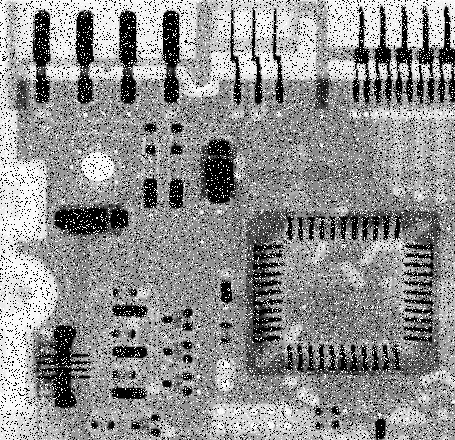
#> input picture 4-Image Processing/6_NoisyReuction/input/noise_1.png, 455 x 440 px
$ python noise_reduction.py
#> lines starting #> are read from the running program, lines starting #| are printed output that depends on the picture
import cv2
import numpy as np

board_img = cv2.imread("input/noise_1.png",cv2.IMREAD_GRAYSCALE)
#> board_img is the input picture: shape (440, 455); min 0, max 255, mean 144.1
circle_noisy = cv2.imread('input/noise_2.png',cv2.IMREAD_GRAYSCALE)
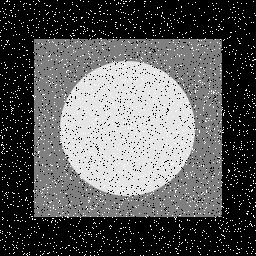
#> input picture 4-Image Processing/6_NoisyReuction/input/noise_2.png, 256 x 256 px
#> circle_noisy is the input picture: shape (256, 256); min 0, max 255, mean 90.9

def noise_reduction(img):
    rows,cols = img.shape
#> rows = 440; cols = 455
    result = np.zeros((rows,cols),dtype=np.uint8)

    filter = np.ones((3,3)) / 9

    for i in range(1,rows-1):
        for j in range(1,cols-1):
            small = img[i-1:i+2,j-1:j+2]
            average = np.sum(filter*small)
            result[i,j] = average
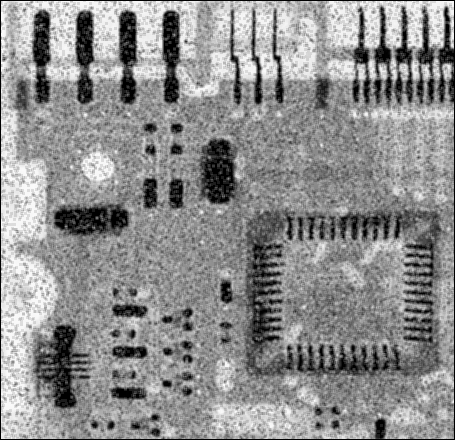
#> result: shape (440, 455); min 0, max 253, mean 141.9

    return result

board_reduced = noise_reduction(board_img)
cv2.imwrite('output/noise_reduction_1.png',board_reduced)
circle_reduced = noise_reduction(circle_noisy)
#> after the loop in noise_reduction (call 2), `for i in range(1,rows-1):`:
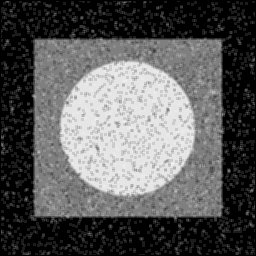
#> result: shape (256, 256); min 0, max 243, mean 90.5
cv2.imwrite('output/noise_reduction_2.png',circle_reduced)
